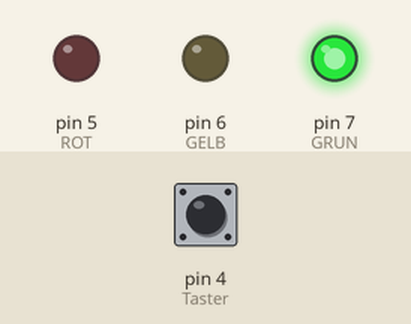
Bench run of a sketch on a simulated Arduino Uno, built with avr-gcc and run on an emulated ATmega328P. On the bench: output pins drawn as LEDs (lit = HIGH). Inputs (shaded band) come from the test bench; at power-on: pin 4 (Taster) LOW.

Above: at 1.2 s.
1.3 s: pin 4 (Taster) pulled HIGH for 0.15 s
At 4.1 s:
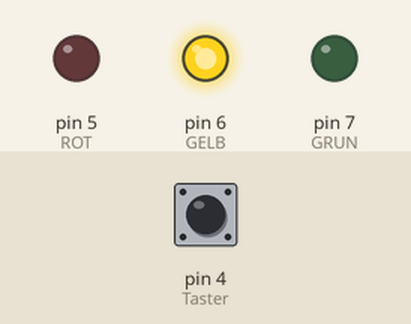
At 5.0 s:
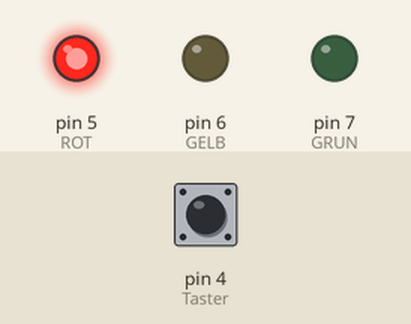
Timing chart, 0 to 10.4 s (numbered marks = the images above; inputs shaded):
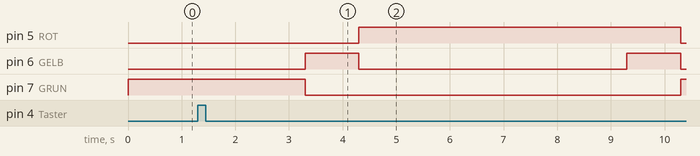

Measured:
- after the input at 1.3 s, pin 5 (ROT): LOW → HIGH after 3.0 s, → LOW 6.0 s later; pin 6 (GELB): alternates HIGH for 1.0 s and LOW for 5.0 s, starting after 2.0 s; pin 7 (GRUN): HIGH → LOW after 2.0 s, → HIGH 7.0 s later

The sketch:

6_eine_ampel_programmieren_2.ino
```cpp
int Taster=4;
int tasterstatus=0;
int ROT=5;
int GELB=6;
int GRUN=7;

void setup() {
  // put your setup code here, to run once:

  pinMode(Taster, INPUT);
  pinMode(ROT, OUTPUT);
  pinMode(GELB, OUTPUT);
  pinMode(GRUN, OUTPUT);
}

void loop() {
  // put your main code here, to run repeatedly:

  digitalWrite(GRUN, HIGH);
  tasterstatus=digitalRead(Taster);

  if (tasterstatus == HIGH)
  {
    delay(2000);
    digitalWrite(GRUN, LOW);
    digitalWrite(GELB, HIGH);
    delay(1000);
    digitalWrite(GELB, LOW);
    digitalWrite(ROT, HIGH);
    delay(5000);
    digitalWrite(GELB, HIGH);
    delay(1000);
    digitalWrite(ROT, LOW);
    digitalWrite(GELB, LOW);
  }
}
```
